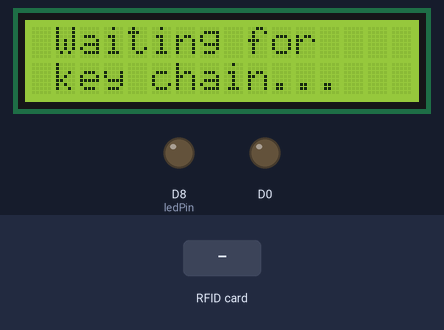
Bench run of a sketch on a simulated ESP8266 (NodeMCU). On the bench: 16×2 character LCD, output pins drawn as LEDs (lit = HIGH). The inputs (shaded band) are chosen by the test bench. WiFi joins after 1.5 s; servers stay silent unless stated; network time is answered at once with the bench clock; the local clock reads 2024-03-15 10:24:30 at power-on unless the sketch sets it; the Firebase database answers and starts empty; what the sketch prints to the serial monitor is not drawn.

Above: at 2.8 s.
2.9 s: RFID card 7A C4 97 80 held to the reader
At 3.5 s:
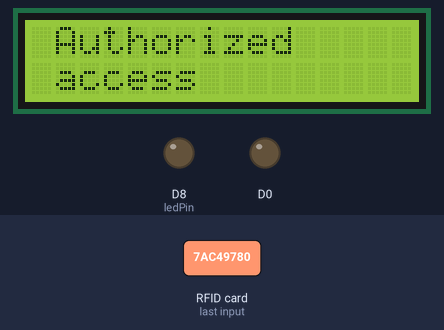
At 5.7 s:
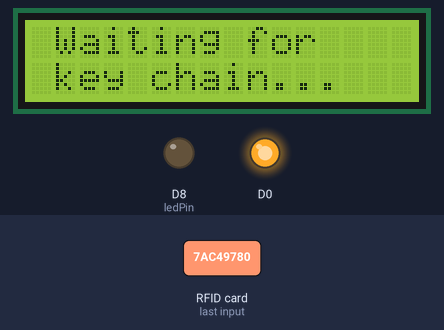
5.9 s: RFID card 5E 7A 19 C4 held to the reader
At 7.0 s:
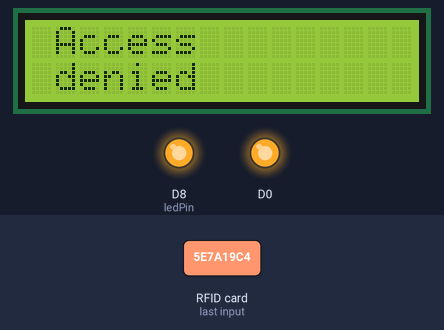
Timing chart, 0 to 8.9 s (numbered marks = the images above; inputs shaded):
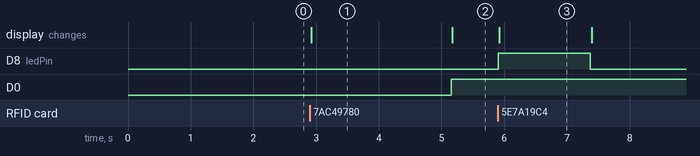

Measured:
- after the input at 2.9 s, D0: LOW → HIGH after 2.3 s; the display: changes at once (image 1)
- after the input at 5.9 s, D8 (ledPin): LOW → HIGH at once, → LOW 1.5 s later; the display: changes at once (image 3)
- what the display in image 1 shows lasts 2.3 s, from 2.9 s to 5.2 s
- what the display in image 3 shows lasts 1.5 s, from 5.9 s to 7.4 s

The sketch:

keyChain_method.ino
```cpp
/*
  keyChain method

  Turns on or off the security system if the right key chain is scanned by the RFID scanner. In addition it writes access information on a
  LCD screen and transmits access information to a realtime firebase database for the other parts of the program to use.

  Main responsible for this code:
  Oliver Aagaard Jeppsen, s204180

  last modified 19 January 2022
  by Oliver Aagaard Jeppesen, s204180

*/

#include <SPI.h> // Libraries needed for the RFID
#include <MFRC522.h>

#include <ESP8266WiFi.h> // Libraries needed for the wifi connection and the connection to firebase.
#include <FirebaseArduino.h>
#include <ArduinoJson.h>
#include <ESP8266HTTPClient.h>
#define FIREBASE_HOST "securitysystem-35692-default-rtdb.firebaseio.com"
#define FIREBASE_AUTH "UuAZ0864SghM66Wt6E8rNL1Okaa7cwYG6M0SJxqq"

#include <NTPClient.h> // Libraries needed for to retrieve the exact time from a NTP server.
#include <WiFiUdp.h>

#include <LiquidCrystal_I2C.h> // Library needed for theLCD screen.
LiquidCrystal_I2C lcd(0x27, 16, 2); // Initialize LCD screen to a two row display.

const char* ssid = "ssid"; // SSID and password for wifi connection.
const char* pass = "password";

#define SS_PIN D4 // Initialize MFRC522 instance with given pins .
#define RST_PIN D3
MFRC522 mfrc522(SS_PIN, RST_PIN);

byte ledPin = D8; // Initialize led pin.

const long utcOffsetInSeconds = 3600; // Define NTP Client to get time and the day of the week. Receiving from the webpage "pool.ntp.org".
char daysOfTheWeek[7][12] = {"Sunday", "Monday", "Tuesday", "Wednesday", "Thursday", "Friday", "Saturday"};
WiFiUDP ntpUDP;
NTPClient timeClient(ntpUDP, "pool.ntp.org", utcOffsetInSeconds);


void setup() { // put your setup code here, to run once:
  Serial.begin(115200);   // Initiate a serial communication

  pinMode(ledPin, OUTPUT); // Define led output.
  pinMode(16, OUTPUT);

  SPI.begin(); // Initiate MFRC522 and the SPI bus.
  mfrc522.PCD_Init();

  lcd.init(); // Initiate the LCD screen.
  lcd.backlight();
  lcd.clear();
  lcd.setCursor(1, 0);
  lcd.print("Waiting for");
  lcd.setCursor(1, 1);
  lcd.print("key chain...");

  WiFi.persistent( false ); // Start the wifi connection.
  WiFi.begin(ssid, pass);

  Serial.print("connecting");
  while (WiFi.status() != WL_CONNECTED) // Waiting for wifi connection.
  {
    Serial.print(".");
    delay(500);
  }
  Serial.println(); // Message that wifi is connected.
  Serial.print("connected: ");
  Serial.println(WiFi.localIP());

  timeClient.begin(); // Start the time client for receiving time stamps.

  Firebase.begin(FIREBASE_HOST, FIREBASE_AUTH); // Connect to the right database.
  if (Firebase.failed())
  {
    Serial.print(Firebase.error());
  }
  else {
    Serial.println("Firebase Connected");
  }

  Serial.println(); // Tells that RFID is ready to read.
  Serial.println("Approximate your card to the reader...");
  Serial.println();
}

void loop() { // put your main code here, to run repeatedly:
  keyChain(); // Calling the keyChain method.
}

void keyChain() {
  if ( mfrc522.PICC_IsNewCardPresent() == false) { //If a key chain or whitecard is present to the RFID reader then continue.
    return;
  }  if ( mfrc522.PICC_ReadCardSerial() == false) {  //If a key chain or whitecard serial is read then continue.
    return;
  }

  Serial.print("UID tag :");
  String content = "";
  byte letter;
  for (byte i = 0; i < mfrc522.uid.size; i++)  //Print the UID in HEX on serial monitor and have the UID ready for access check.
  {
    Serial.print(mfrc522.uid.uidByte[i] < 0x10 ? " 0" : " ");
    Serial.print(mfrc522.uid.uidByte[i], HEX);
    content.concat(String(mfrc522.uid.uidByte[i] < 0x10 ? " 0" : " "));
    content.concat(String(mfrc522.uid.uidByte[i], HEX));
  }
  Serial.println();
  Serial.print("Message : ");
  content.toUpperCase();

  if (content.substring(1) == "7A C4 97 80") //Check if the used UID of the key chain or whitecard is authorized to access the system.
  {
    Serial.println("Authorized access"); // Print that access is granted on both serial monitor and LCD screen.
    Serial.println();
    digitalWrite(16, LOW);
    lcd.clear();
    lcd.setCursor(1, 0);
    lcd.print("Authorized");
    lcd.setCursor(1, 1);
    lcd.print("access");

    timeClient.update(); // Update the time stamp from the NTP server.

    Firebase.setString("lastAccessID", content.substring(1) + ", " + name(content.substring(1))); // set access ID, Status and Time on the firebase database.
    Firebase.setString("accessStatus", "Authorized access");
    Firebase.setString("accessTime", String(daysOfTheWeek[timeClient.getDay()]) + ", " + String(timeClient.getHours())
    + ":" + String(timeClient.getMinutes()) + ":" + String(timeClient.getSeconds()));
    if ((Firebase.getInt("ALERT_STATE") == 1) || (Firebase.getInt("LISTENING_STATE") == 1) ) { // If the system is off then turn it on and if it is on then turn it off.
      Firebase.setInt("ALERT_STATE", 0);
      Firebase.setInt("LISTENING_STATE", 0);
    } else {
      if ((Firebase.getInt("LISTENING_STATE") == 0) && (Firebase.getInt("ALERT_STATE") == 0)) {
        Firebase.setInt("LISTENING_STATE", 1);
      }
    }
    delay(1000);

    digitalWrite(16, HIGH);
    lcd.setCursor(1, 0); // Show on the LCD screen that the scanner is ready again.
    lcd.print("Waiting for");
    lcd.setCursor(1, 1);
    lcd.print("key chain...");
  } else   {
    Serial.println(" Access denied"); // This case happens when the UID of the key chain or the whitecard is NOT authorized to access the system.
    Serial.println();
    digitalWrite(ledPin, HIGH); // Print that access is denied on both serial monitor, LCD screen and indicate it with a red led.
    lcd.clear();
    lcd.setCursor(1, 0);
    lcd.print("Access");
    lcd.setCursor(1, 1);
    lcd.print("denied");

    timeClient.update();  // Update the time stamp from the NTP server.

    Firebase.setString("lastAccessID", content.substring(1)); // set access ID, Status and Time on the firebase database.
    Firebase.setString("accessStatus", "Acces denied");
    Firebase.setString("accessTime", String(daysOfTheWeek[timeClient.getDay()]) + ", " + String(timeClient.getHours())
    + ":" + String(timeClient.getMinutes()) + ":" + String(timeClient.getSeconds()));
    delay(1000);

    digitalWrite(ledPin, LOW);
    lcd.setCursor(1, 0); // Show on the LCD screen that the scanner is ready again.
    lcd.print("Waiting for");
    lcd.setCursor(1, 1);
    lcd.print("key chain...");
  }
}

String name (String id) { // Method for informing who accesses the system.
  if (id == "7A C4 97 80")
    return "Oliver Aagaard Jeppesen";
}
```
